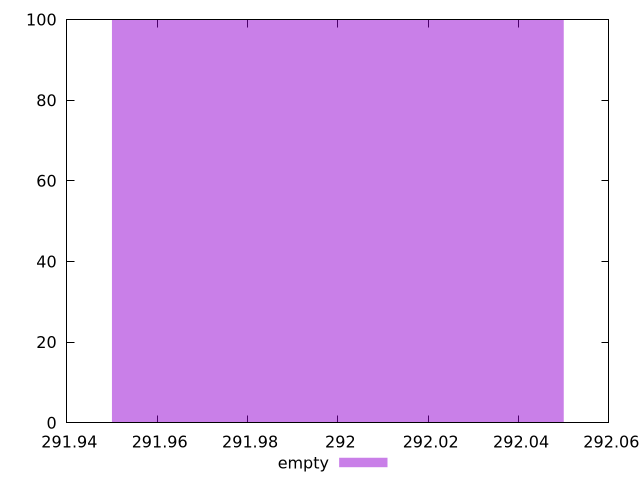

Reproduce this figure in gnuplot.
$_empty <<EOF
292 100
EOF
set key outside below
set terminal pngcairo
set output "report_00006_2020-11-02T20-21-41.718Z/total-byte-weight/empty//raw_hist.png"
set yrange [0:100]
set boxwidth 0.1
set style fill transparent solid 0.5 noborder
plot $_empty title "empty" with boxes ,
